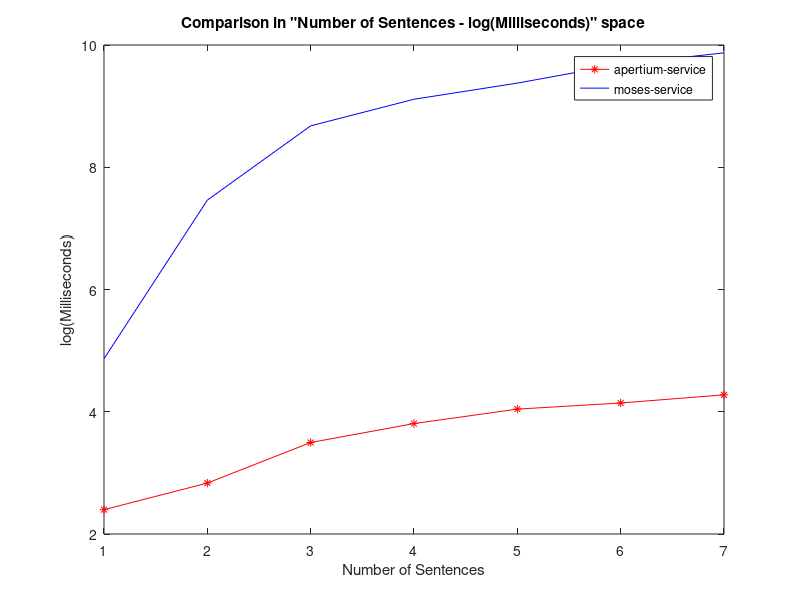

Reproduce this figure in MATLAB. (Note: this script raises an error after producing the figure.)
ay = [11 17 33 45 57 63 72];
my = [130 1741 5868 9067 11807 16068 19375];
x = 1:1:length(ay);

plot(x, log(ay), "-*r;apertium-service;", x, log(my), "-b;moses-service;");

title ('Comparison in "Number of Sentences - log(Milliseconds)" space');
xlabel ("Number of Sentences");
ylabel ("log(Milliseconds)");

print comp.tex -dtex -mono -solid;

replot;
